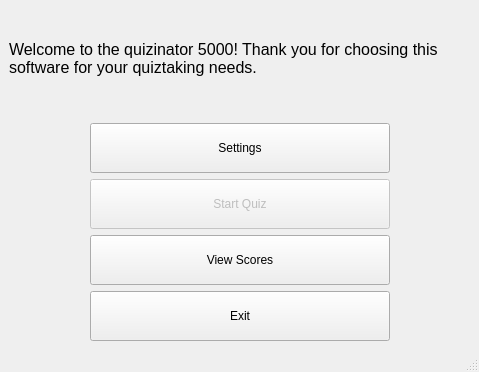
<?xml version="1.0" encoding="UTF-8"?>
<ui version="4.0">
 <class>landing</class>
 <widget class="QMainWindow" name="landing">
  <property name="geometry">
   <rect>
    <x>0</x>
    <y>0</y>
    <width>479</width>
    <height>372</height>
   </rect>
  </property>
  <property name="windowTitle">
   <string>Quizinator 5000</string>
  </property>
  <widget class="QWidget" name="centralwidget">
   <layout class="QGridLayout" name="gridLayout">
    <item row="4" column="1">
     <widget class="QPushButton" name="btnStart">
      <property name="enabled">
       <bool>false</bool>
      </property>
      <property name="minimumSize">
       <size>
        <width>0</width>
        <height>50</height>
       </size>
      </property>
      <property name="maximumSize">
       <size>
        <width>300</width>
        <height>16777215</height>
       </size>
      </property>
      <property name="text">
       <string>Start Quiz</string>
      </property>
     </widget>
    </item>
    <item row="3" column="0" rowspan="4">
     <spacer name="horizontalSpacer">
      <property name="orientation">
       <enum>Qt::Horizontal</enum>
      </property>
      <property name="sizeHint" stdset="0">
       <size>
        <width>40</width>
        <height>20</height>
       </size>
      </property>
     </spacer>
    </item>
    <item row="6" column="1">
     <widget class="QPushButton" name="btnExit">
      <property name="minimumSize">
       <size>
        <width>0</width>
        <height>50</height>
       </size>
      </property>
      <property name="maximumSize">
       <size>
        <width>300</width>
        <height>16777215</height>
       </size>
      </property>
      <property name="text">
       <string>Exit</string>
      </property>
     </widget>
    </item>
    <item row="2" column="1">
     <spacer name="verticalSpacer">
      <property name="orientation">
       <enum>Qt::Vertical</enum>
      </property>
      <property name="sizeType">
       <enum>QSizePolicy::Fixed</enum>
      </property>
      <property name="sizeHint" stdset="0">
       <size>
        <width>20</width>
        <height>20</height>
       </size>
      </property>
     </spacer>
    </item>
    <item row="5" column="1">
     <widget class="QPushButton" name="btnScores">
      <property name="minimumSize">
       <size>
        <width>0</width>
        <height>50</height>
       </size>
      </property>
      <property name="maximumSize">
       <size>
        <width>300</width>
        <height>16777215</height>
       </size>
      </property>
      <property name="text">
       <string>View Scores</string>
      </property>
     </widget>
    </item>
    <item row="3" column="2" rowspan="4">
     <spacer name="horizontalSpacer_2">
      <property name="orientation">
       <enum>Qt::Horizontal</enum>
      </property>
      <property name="sizeHint" stdset="0">
       <size>
        <width>40</width>
        <height>20</height>
       </size>
      </property>
     </spacer>
    </item>
    <item row="1" column="0" colspan="3">
     <widget class="QLabel" name="label">
      <property name="font">
       <font>
        <pointsize>12</pointsize>
        <weight>50</weight>
        <bold>false</bold>
       </font>
      </property>
      <property name="text">
       <string>Welcome to the quizinator 5000! Thank you for choosing this software for your quiztaking needs.</string>
      </property>
      <property name="wordWrap">
       <bool>true</bool>
      </property>
     </widget>
    </item>
    <item row="3" column="1">
     <widget class="QPushButton" name="btnSettings">
      <property name="minimumSize">
       <size>
        <width>300</width>
        <height>50</height>
       </size>
      </property>
      <property name="maximumSize">
       <size>
        <width>300</width>
        <height>16777215</height>
       </size>
      </property>
      <property name="text">
       <string>Settings</string>
      </property>
     </widget>
    </item>
    <item row="0" column="0" colspan="3">
     <spacer name="verticalSpacer_2">
      <property name="orientation">
       <enum>Qt::Vertical</enum>
      </property>
      <property name="sizeType">
       <enum>QSizePolicy::Fixed</enum>
      </property>
      <property name="sizeHint" stdset="0">
       <size>
        <width>20</width>
        <height>10</height>
       </size>
      </property>
     </spacer>
    </item>
   </layout>
  </widget>
  <widget class="QMenuBar" name="menubar">
   <property name="geometry">
    <rect>
     <x>0</x>
     <y>0</y>
     <width>479</width>
     <height>30</height>
    </rect>
   </property>
  </widget>
  <widget class="QStatusBar" name="statusbar"/>
 </widget>
 <resources/>
 <connections/>
</ui>
